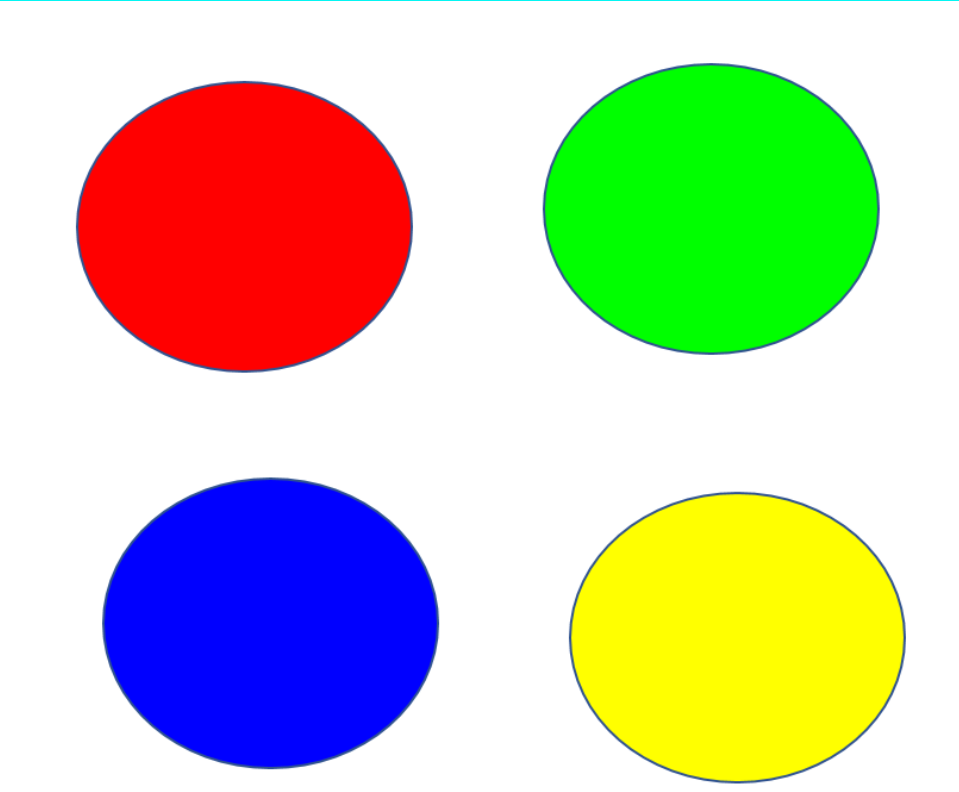
#> input picture OpenCV/图片颜色替换/img.png, 959 x 792 px
$ python '图片颜色替换.py'
#> lines starting #> are read from the running program, lines starting #| are printed output that depends on the picture; after the words box and inside, x2 and y2 are one past the last pixel; in counts of white or black regions, pixels touching at a corner belong together
import cv2
import numpy as np

image = cv2.imread("./img.png")
#> image is the input picture: shape (792, 959, 3); mean B, G, R 178.3, 202.7, 201.9

image_hsv = cv2.cvtColor(image, cv2.COLOR_BGR2HSV)
#> image_hsv: shape (792, 959, 3); mean H, S, V 23, 102.5, 253.4
cv2.imshow('image_hsv', image_hsv)
cv2.waitKey(0)
# 制作掩膜
lowerb = np.array([100, 43, 46])
upperb = np.array([124, 255, 255])

mask = cv2.inRange(image_hsv, lowerb, upperb)
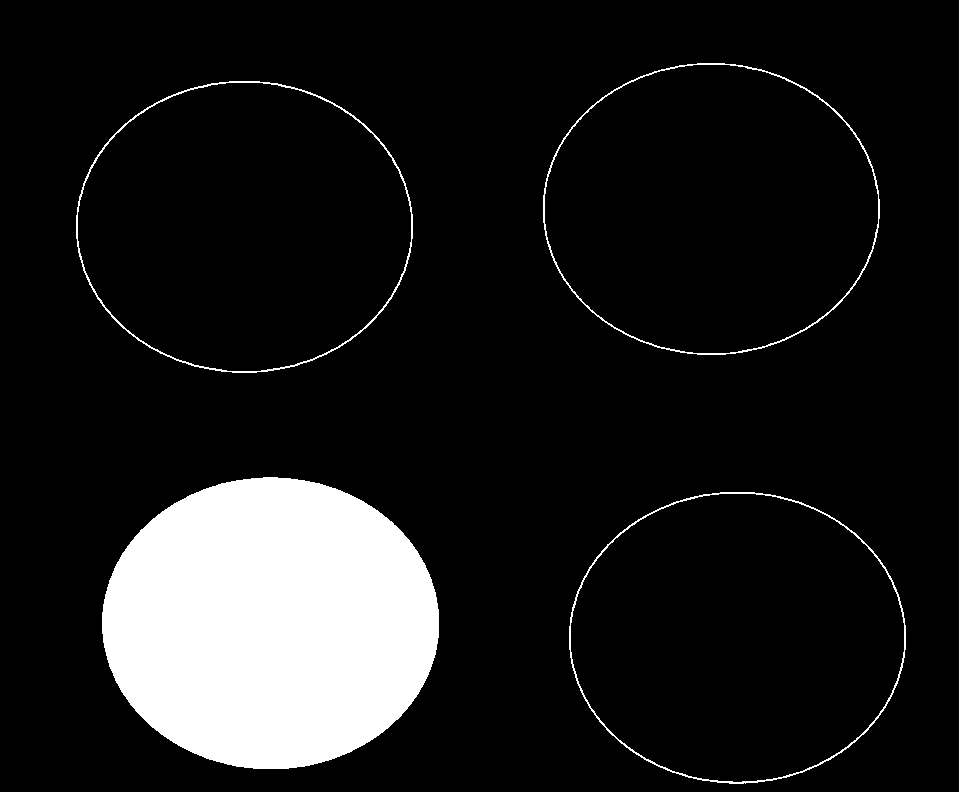
#> mask: shape (792, 959); 10.9% white; 4 white regions, box (x1, y1, x2, y2) and area: (102, 477, 439, 769) 77319, (76, 81, 413, 373) 1908, (569, 492, 906, 784) 1898, (543, 63, 880, 355) 1803
cv2.imshow('mask', mask)
cv2.waitKey(0)
# 开运算
kernel = cv2.getStructuringElement(cv2.MORPH_RECT, (5, 5))
mask_open = cv2.morphologyEx(mask, cv2.MORPH_OPEN, kernel)
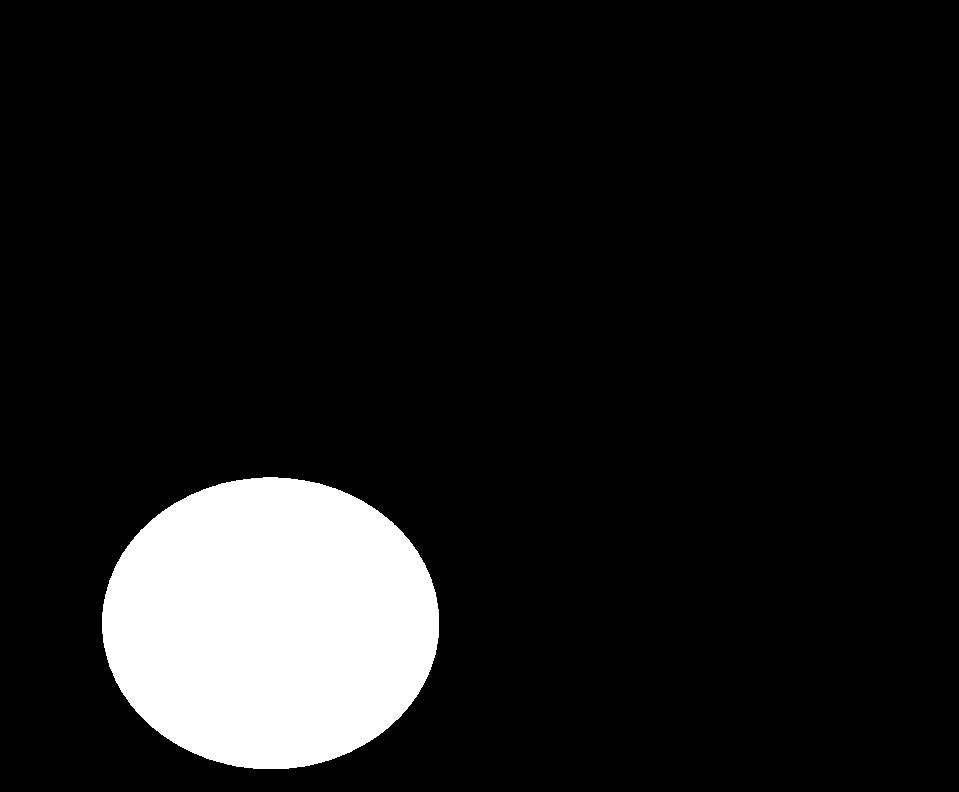
#> mask_open: shape (792, 959); 10.2% white; 1 white region, box (x1, y1, x2, y2) and area: (102, 477, 439, 769) 77319

# [5 lines of commented-out code are left out]
image_hsv[mask_open == 255] = (255, 0, 0)
#> image_hsv: shape (792, 959, 3); mean H, S, V 36.8, 76.9, 227.8

cv2.imshow("image_hsv", image_hsv)
cv2.waitKey(0)
